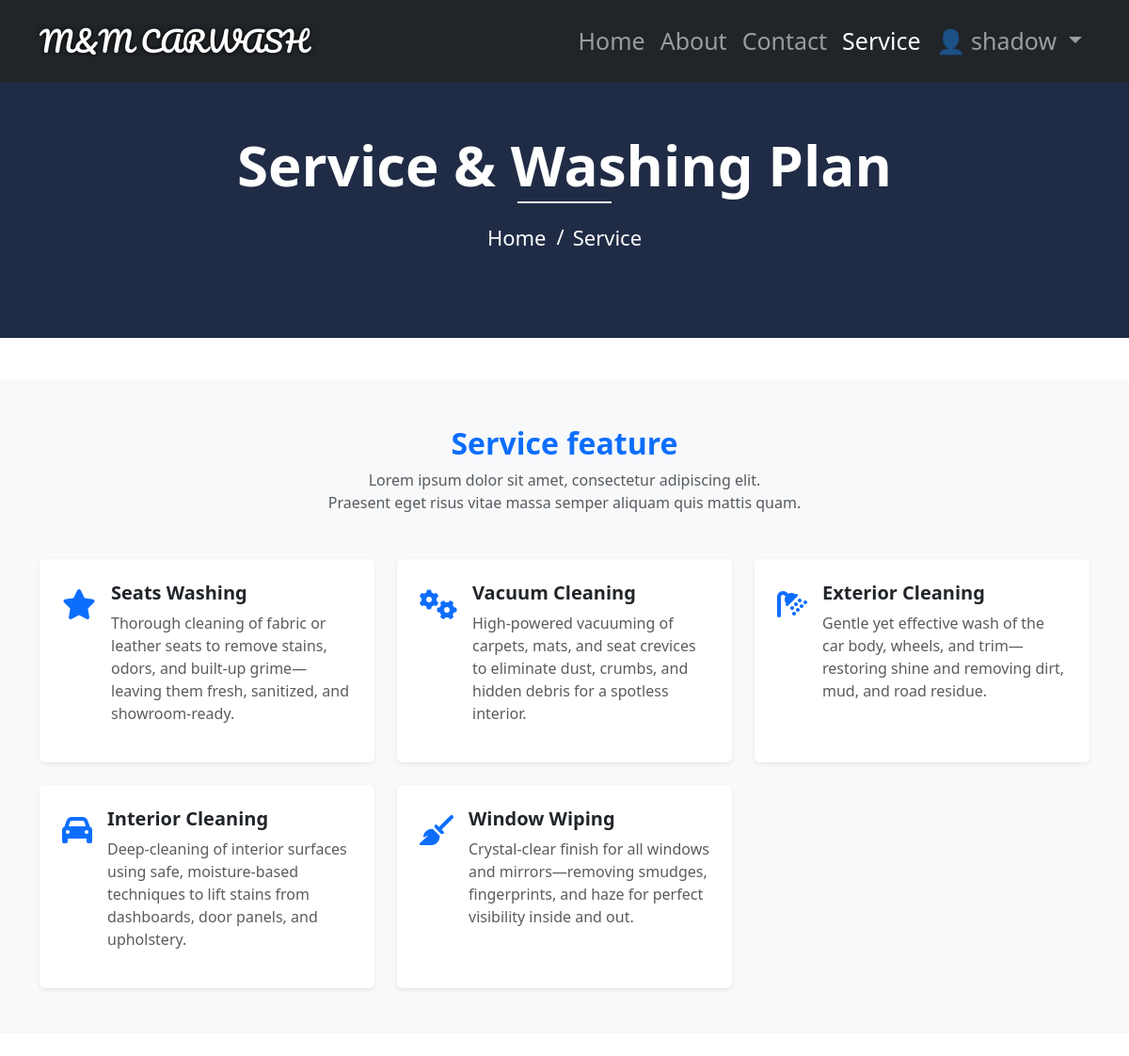
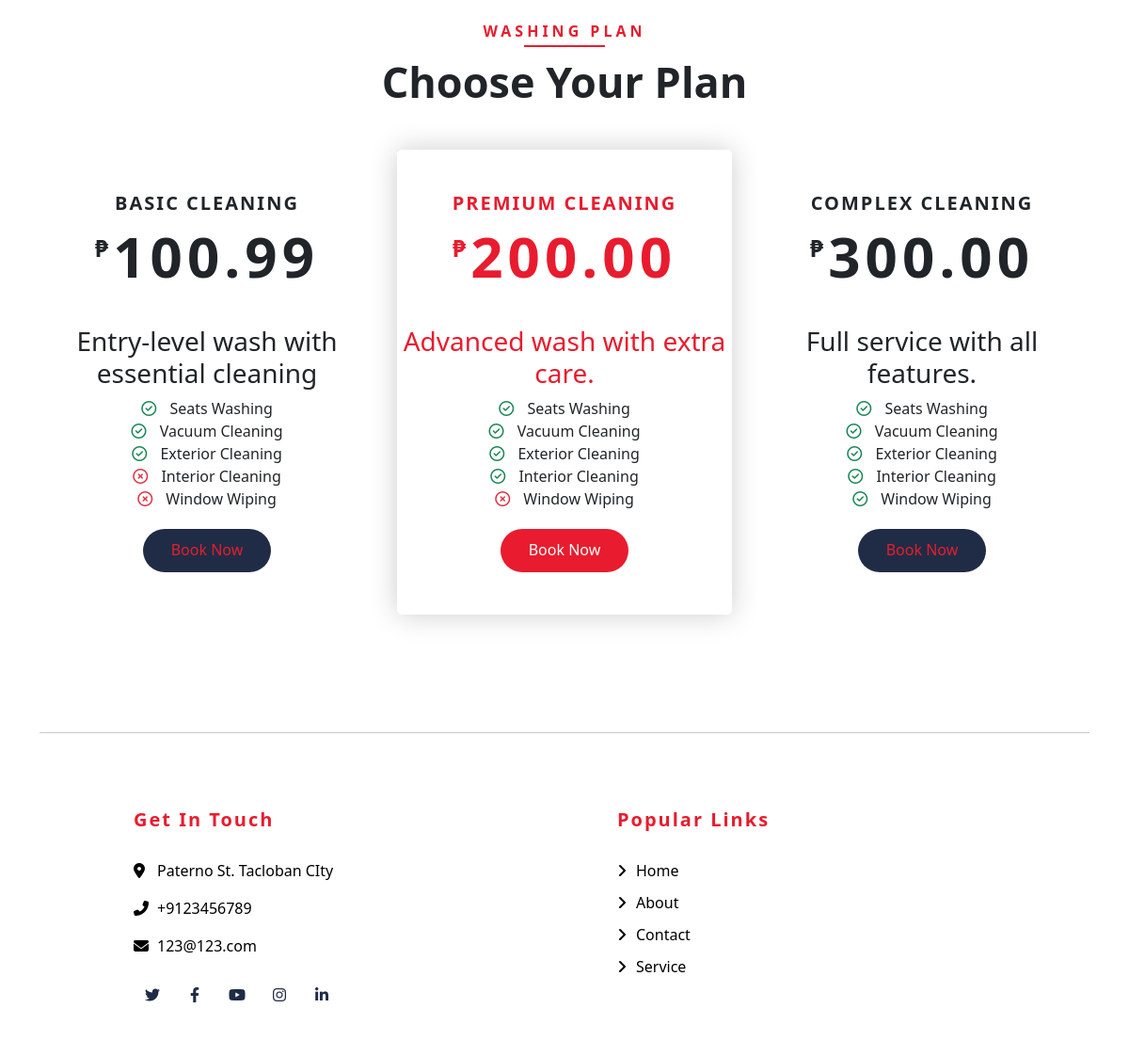
/page/Service.php (signed in), run on the app's committed database (2 pictures, top to bottom).
### tables this page shows
CREATE TABLE `service_features` (
  `feature_id` int(11) NOT NULL,
  `service_id` int(11) NOT NULL,
  `feature_name` varchar(255) NOT NULL,
  `Description_tb` varchar(1000) DEFAULT NULL,
  `is_included` tinyint(1) DEFAULT 1,
  `Timeup` datetime DEFAULT current_timestamp()
);

CREATE TABLE `services_tb` (
  `service_id` int(11) NOT NULL,
  `service_name` varchar(100) DEFAULT NULL,
  `description` text DEFAULT NULL,
  `tier` enum('Basic','Advance','Prime') DEFAULT NULL,
  `price` decimal(10,2) DEFAULT NULL,
  `duration` time DEFAULT NULL,
  `glow_effect` tinyint(1) DEFAULT 0,
  `animation_hint` varchar(50) DEFAULT NULL
);

### page/Service.php (called while the page is built, shortened)
<?php
include("../modal/Homemodal.php");
$page['page'] = 'Service';
$page['subpage'] = isset($_GET['subpage']) ? $_GET['subpage'] : 'Home';
    if (isset($_GET['function'])) {
        new ActiveService($page);
    } else {
        new Service($page);
    }
class Service
{
    function __construct($page)
    {
        $this->{$page['subpage']}();
    }
    function Home()
    {
        $Homemodal = new Homemodal;
        $srv = $Homemodal->Service();
        include('../views/Service.php');
    }
}
?>

### modal/db_connect.php (called while the page is built, shortened)
<?php
	class Connector{
		private $servername = "localhost";
		private $username = "root";
		private $password = "";
		function __construct(){
			try {
				$this->conn = new PDO("mysql:host=$this->servername;dbname=carwash", $this->username, $this->password);
			} catch(PDOException $e) {
				echo "Connection failed: " . $e->getMessage();
			}
		}
	}
?>

### modal/Homemodal.php (called while the page is built, shortened)
<?php
include "db_connect.php";
class Homemodal extends Connector
{
    public function Service()
    {
        $sql = "SELECT * FROM services_tb";
        $stmt = $this->conn->prepare($sql);
        $stmt->execute();
        return $stmt->fetchAll(PDO::FETCH_ASSOC);
    }
    public function getServiceFeatures($service_id)
    {
        $sql = "SELECT * FROM service_features WHERE service_id = ?";
        $stmt = $this->conn->prepare($sql);
        $stmt->execute([$service_id]);
        return $stmt->fetchAll(PDO::FETCH_ASSOC);
    }
    public function booking_table()
    {
        try {
            $sql = 'SELECT * FROM service_features WHERE feature_id IN (6, 7, 8, 9, 10)';
            $query = $this->conn->prepare($sql);
            $query->execute();
            return $query->fetchAll(PDO::FETCH_ASSOC);
        } catch (PDOException $e) {
            return [];
        }
    }
}

### views/Service.php (the view)
<?php include "../nav/header.php" ?>
<div class="page-header" style="margin-top: 0px;">
  <div class="container">
    <div class="row">
      <div class="col-12">
        <h2>Service & Washing Plan</h2>
      </div>
      <div class="col-12">
        <a class="sb" href="Homepage.php">Home</a>
        <a href="Service.php">Service</a>
      </div>
    </div>
  </div>
</div>
<main>
  <section id="services" class="py-5 bg-light">
    <div class="container">
      <div class="text-center mb-5">
        <h2 class="fw-bold text-primary">Service feature</h2>
        <p class="text-muted">Lorem ipsum dolor sit amet, consectetur adipiscing elit.<br>Praesent eget risus vitae massa semper aliquam quis mattis quam.</p>
      </div>
      <div class="row g-4">
        <?php
        $features = $Homemodal->booking_table();
        $icons = [
          'fa-star',
          'fa-cogs',
          'fa-shower',
          'fa-car',
          'fa-broom',
          'fa-spray-can',
          'fa-wind',
          'fa-water',
          'fa-sparkles',
          'fa-check-circle'
        ];
        foreach ($features as $index => $row) {
          if (in_array($row['feature_id'], [6, 7, 8, 9, 10])) {
            $iconClass = $icons[$index % count($icons)];
        ?>
            <div class="col-md-4 col-sm-6" data-aos="fade-up">
              <div class="d-flex align-items-start p-4 bg-white shadow-sm rounded service-box h-100">
                <div class="me-3 text-primary fs-2">
                  <i class="fa <?= $iconClass ?>"></i>
                </div>
                <div>
                  <h5 class="fw-bold"><?= htmlspecialchars($row['feature_name']) ?></h5>
                  <p class="text-muted"><?= htmlspecialchars($row['Description_tb']) ?></p>
                </div>
              </div>
            </div>
        <?php
          }
        }
        ?>
      </div>
  </section>
  <div id="PLAN" class="price">
    <div class="container">
      <div  class="section-header text-center">
        <p>Washing Plan</p>
        <h2>Choose Your Plan</h2>
      </div>
      <div class="row">
        <?php
        $total =  count($srv);
        $middleIndex = floor($total / 2);
        $index = 0;
        foreach ($srv as $seen): ?>
          <div class="col-md-4" data-aos="fade-up" data-aos-delay="100">
            <div class="price-item <?php if ($index == $middleIndex) echo 'featured-item'; ?>">
              <div class="price-header">
                <h3><?= htmlspecialchars($seen['service_name']); ?></h3>
                <h2><span>₱</span><strong><?= number_format($seen['price'], 2); ?></strong></h2>
              </div>
              <div class="price-body">
                <h3><?= htmlspecialchars($seen['description']); ?></h3>
                <ul>
                  <?php $features = $Homemodal->getServiceFeatures($seen['service_id']);
                  foreach ($features as $feature):
                    $features = $Homemodal->getServiceFeatures($seen['service_id']);
                  ?>
                    <li>
                      <?php if ($feature['is_included']): ?>
                        <i class="far fa-check-circle text-success"></i>
                      <?php else: ?>
                        <i class="far fa-times-circle text-danger"></i>
                      <?php endif; ?>
                      <?= htmlspecialchars($feature['feature_name']); ?>
                    </li>
                  <?php endforeach; ?>
                </ul>
              </div>
              <div class="price-footer">
                <?php if (isset($_SESSION['customer']) && $_SESSION['customer']['role'] === 'customer'): ?>
                  <a class="btn btn-custom" data-bs-toggle="modal" data-bs-target="#myModal">Book Now</a>
                <?php else: ?>
                  <a class="btn btn-custom" onclick="logonfirst()" data-bs-toggle="modal" data-bs-target="#loginmodal">Book Now</a>
                <?php endif; ?>
              </div>
            </div>
          </div>
          <?php $index++; ?>
        <?php endforeach; ?>
      </div>
    </div>
  </div>
  <?php include "../nav/footer.php" ?>

### assets/css/carousel.css (style rules this page uses)
body { padding-top: 3rem; padding-bottom: 3rem; color: rgb(var(--bs-tertiary-color-rgb)); }

### data on the page
service_features: feature_name "Seats Washing", Description_tb "Thorough cleaning of fabric or leather seats to remove stains, odors, and built-up grime—leaving them fresh, sanitized, and showroom-ready.", is_included 1 (drawn)
service_features: feature_name "Vacuum Cleaning", Description_tb "High-powered vacuuming of carpets, mats, and seat crevices to eliminate dust, crumbs, and hidden debris for a spotless interior.", is_included 1 (drawn)
service_features: feature_name "Exterior Cleaning", Description_tb "Gentle yet effective wash of the car body, wheels, and trim—restoring shine and removing dirt, mud, and road residue.", is_included 1 (drawn)
service_features: feature_name "Interior Cleaning", Description_tb "Deep-cleaning of interior surfaces using safe, moisture-based techniques to lift stains from dashboards, door panels, and upholstery.", is_included 0 (drawn)
service_features: feature_name "Window Wiping", Description_tb "Crystal-clear finish for all windows and mirrors—removing smudges, fingerprints, and haze for perfect visibility inside and out.", is_included 0 (drawn)
services_tb: service_name "BASIC CLEANING", price "100.99", description "Entry-level wash with essential cleaning"
services_tb: service_name "PREMIUM CLEANING", price "200.00", description "Advanced wash with extra care."
service_features: is_included 1 (drawn), feature_name "Seats Washing"
service_features: is_included 1 (drawn), feature_name "Vacuum Cleaning"
service_features: is_included 1 (drawn), feature_name "Exterior Cleaning"
service_features: is_included 1 (drawn), feature_name "Interior Cleaning"
service_features: is_included 0 (drawn), feature_name "Window Wiping"
services_tb: service_name "COMPLEX CLEANING", price "300.00", description "Full service with all features."
service_features: is_included 1 (drawn), feature_name "Seats Washing"
service_features: is_included 1 (drawn), feature_name "Vacuum Cleaning"
service_features: is_included 1 (drawn), feature_name "Exterior Cleaning"
service_features: is_included 1 (drawn), feature_name "Interior Cleaning"
service_features: is_included 1 (drawn), feature_name "Window Wiping"

### other printed values
$_SESSION['customer']['username'] "shadow"
